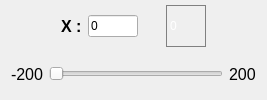
                  <widget class="QWidget" name="xWidget" native="true">
                   <layout class="QVBoxLayout" name="verticalLayout_9">
                    <property name="topMargin">
                     <number>5</number>
                    </property>
                    <property name="bottomMargin">
                     <number>5</number>
                    </property>
                    <item>
                     <layout class="QHBoxLayout" name="horizontalLayout_9">
                      <item>
                       <spacer name="horizontalSpacer_8">
                        <property name="orientation">
                         <enum>Qt::Orientation::Horizontal</enum>
                        </property>
                        <property name="sizeHint" stdset="0">
                         <size>
                          <width>50</width>
                          <height>17</height>
                         </size>
                        </property>
                       </spacer>
                      </item>
                      <item>
                       <widget class="QLabel" name="label_8">
                        <property name="minimumSize">
                         <size>
                          <width>0</width>
                          <height>20</height>
                         </size>
                        </property>
                        <property name="font">
                         <font>
                          <pointsize>12</pointsize>
                          <bold>true</bold>
                         </font>
                        </property>
                        <property name="text">
                         <string>X :</string>
                        </property>
                       </widget>
                      </item>
                      <item>
                       <widget class="QLineEdit" name="xlineEdit">
                        <property name="minimumSize">
                         <size>
                          <width>40</width>
                          <height>0</height>
                         </size>
                        </property>
                        <property name="maximumSize">
                         <size>
                          <width>50</width>
                          <height>16777215</height>
                         </size>
                        </property>
                        <property name="text">
                         <string>0</string>
                        </property>
                       </widget>
                      </item>
                      <item>
                       <widget class="QPushButton" name="xBtn">
                        <property name="minimumSize">
                         <size>
                          <width>16</width>
                          <height>6</height>
                         </size>
                        </property>
                        <property name="maximumSize">
                         <size>
                          <width>16</width>
                          <height>16</height>
                         </size>
                        </property>
                        <property name="styleSheet">
                         <string notr="true">QPushButton{
	border: none;
	background-color: transparent;
}</string>
                        </property>
                        <property name="text">
                         <string/>
                        </property>
                        <property name="icon">
                         <iconset resource="resources.qrc">
                          <normaloff>:/images/send.png</normaloff>:/images/send.png</iconset>
                        </property>
                        <property name="iconSize">
                         <size>
                          <width>16</width>
                          <height>16</height>
                         </size>
                        </property>
                       </widget>
                      </item>
                      <item>
                       <widget class="QLabel" name="xLabel">
                        <property name="minimumSize">
                         <size>
                          <width>40</width>
                          <height>0</height>
                         </size>
                        </property>
                        <property name="styleSheet">
                         <string notr="true">QLabel{
	color: white;
	font-size: 9pt;
	background: transparent;
	border: 1px solid gray;
}</string>
                        </property>
                        <property name="text">
                         <string>0</string>
                        </property>
                       </widget>
                      </item>
                      <item>
                       <spacer name="horizontalSpacer_7">
                        <property name="orientation">
                         <enum>Qt::Orientation::Horizontal</enum>
                        </property>
                        <property name="sizeHint" stdset="0">
                         <size>
                          <width>50</width>
                          <height>17</height>
                         </size>
                        </property>
                       </spacer>
                      </item>
                     </layout>
                    </item>
                    <item>
                     <layout class="QHBoxLayout" name="horizontalLayout_8">
                      <item>
                       <widget class="QLabel" name="xminLabel">
                        <property name="maximumSize">
                         <size>
                          <width>35</width>
                          <height>16777215</height>
                         </size>
                        </property>
                        <property name="font">
                         <font>
                          <pointsize>12</pointsize>
                          <bold>false</bold>
                         </font>
                        </property>
                        <property name="text">
                         <string>-200</string>
                        </property>
                       </widget>
                      </item>
                      <item>
                       <widget class="QSlider" name="xSlider">
                        <property name="styleSheet">
                         <string notr="true"/>
                        </property>
                        <property name="orientation">
                         <enum>Qt::Orientation::Horizontal</enum>
                        </property>
                       </widget>
                      </item>
                      <item>
                       <widget class="QLabel" name="xmaxLabel">
                        <property name="maximumSize">
                         <size>
                          <width>35</width>
                          <height>16777215</height>
                         </size>
                        </property>
                        <property name="font">
                         <font>
                          <pointsize>12</pointsize>
                          <bold>false</bold>
                         </font>
                        </property>
                        <property name="text">
                         <string>200</string>
                        </property>
                       </widget>
                      </item>
                     </layout>
                    </item>
                   </layout>
                  </widget>
